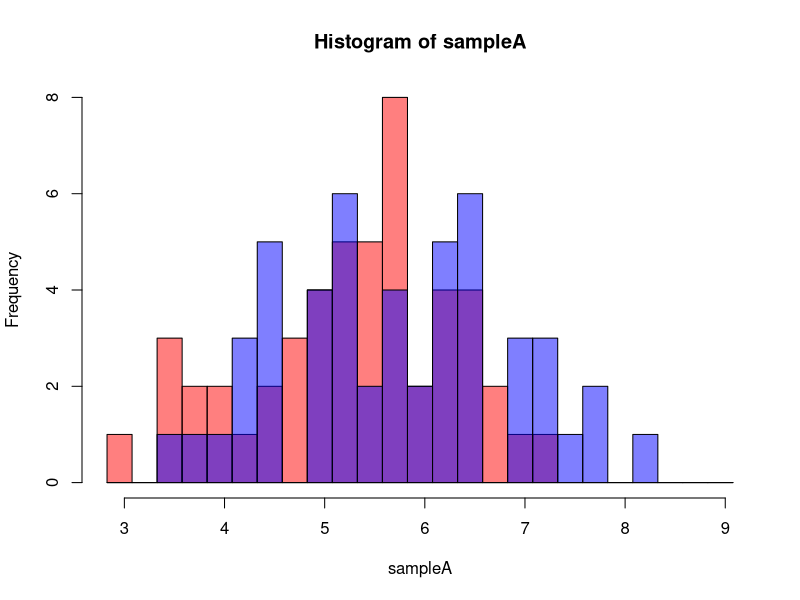

This figure's R source:

# Create two random samples from a normal distribution
sampleA <- rnorm(50, mean=5) # Draw 50 random samples from a normal distribution with a mean of 5
sampleB <- rnorm(50, mean=5.5) # Draw 50 random samples from a normal distribution with a mean of 5

## Plot them in a histogram

# Define the X-axis limits
xLim <- c(min(sampleA, sampleB), max(sampleA, sampleB))

# Define the bins
# Define a sequence of numbers that are the bounds of bins for histogram
breaks <- seq(from=xLim[1], to=xLim[2] + 1, by=0.25) 

# Create the histograms but don't plot them yet
aHist <- hist(sampleA, breaks=breaks, plot=FALSE)
bHist <- hist(sampleB, breaks=breaks, plot=FALSE)

# Define the Y-axis limits
yLim <- c(0, max(aHist$counts, bHist$counts))

# Define the colours
aColour <- rgb(1,0,0, 0.5) # Red, Green, Blue, Transparency     RED
bColour <- rgb(0,0,1, 0.5) # Red, Green, Blue, Transparency     BLUE

# Plot the histograms
plot(aHist, col=aColour)
plot(bHist, col=bColour, add=TRUE)
